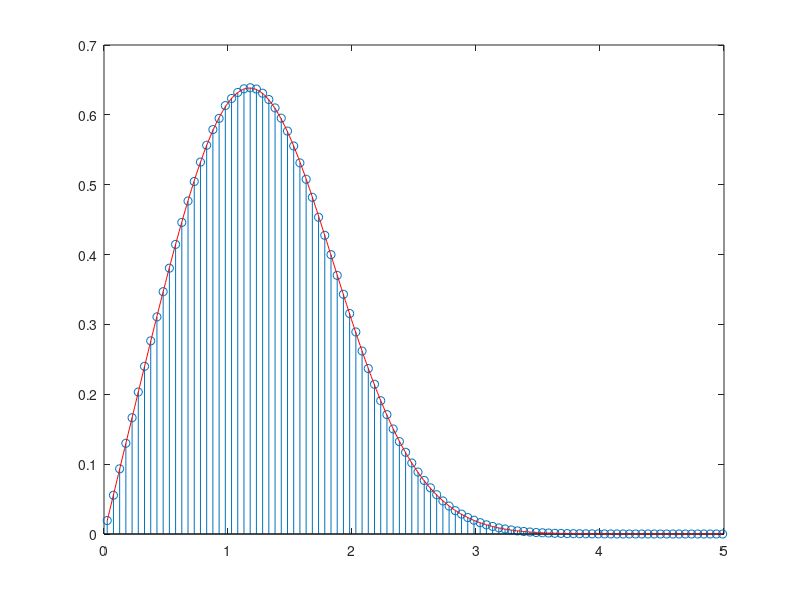

The MATLAB script that drew this image:
% RANDOMVARIABLES_RAYLEIGH_DISTRIBUTION
%
% Author: Dick Carrillo Melgarejo
%
% Date: 23/July/2020
%
% Tool: Matlab 2020a
%
% Simulated and analytical version of Rice Distribution
% The random variable "R" defined by Rice Distribution is generated by
% the following equation R = SQRT(X^2+Y^2), where X and Y are independent
% Gaussian Random variables with u1 and u2 mean (respectively) and Variance sigma^2.
% So, in communications, X is the real part of a complex number and Y
% is the imaginary part of the same complex number. This complex number is
% the base band representation of a Rice channel. In communications the
% random variable R represents the module of the base band signal (complex
% number).
close all
clear all

%% Simulation Version
N = 10000000;
sigma = 1/sqrt(2);
K = 1;
% Rice parameters


% we will get the rice simulation based on parameter "K", so, for this
% reason we consider that u1 and u2 are equal.
v=sqrt(2*K*sigma^2);
u1=v/sqrt(2);
u2=u1;

%u1 = 2;
%u2 = 9;
%v=sqrt(u1^2 + u2^2);
%
% K = v^2/(2*sigma^2);
hr = sigma * (randn(1,N) + sqrt(-1) * randn(1,N))+(u1 + sqrt(-1) * u2);
display(['The Variance of the band base representation of the channel is '...
    num2str(var(hr))])
display(['The Mean of the band base representation of the channel is '...
    num2str(mean(hr))])
[a,b] = hist(abs(hr),100);
pdfSim=a./trapz(b,a);
stem(b,pdfSim)


%% Theoretical Version
hold on
x = min(b):0.01:max(b);
p = ricepdf(x,K,sigma);
plot(x,p,'r')



%% auxiliar function
% REF: https://en.wikipedia.org/wiki/Rice_distribution
function y = ricepdf(x, k, s)
s2 = s.^2; % (neater below)

v=sqrt(2*k*s2);

try
    y = (x ./ s2) .*...
        exp(-0.5 * (x.^2 + v.^2) ./ s2) .*...
        besseli(0, x .* v ./ s2);
        % besseli(0, ...) is the zeroth order modified Bessel function of
        % the first kind. (see help bessel)
    y(x <= 0) = 0;
catch
    error('ricepdf:InputSizeMismatch',...
        'Non-scalar arguments must match in size.');
end
end